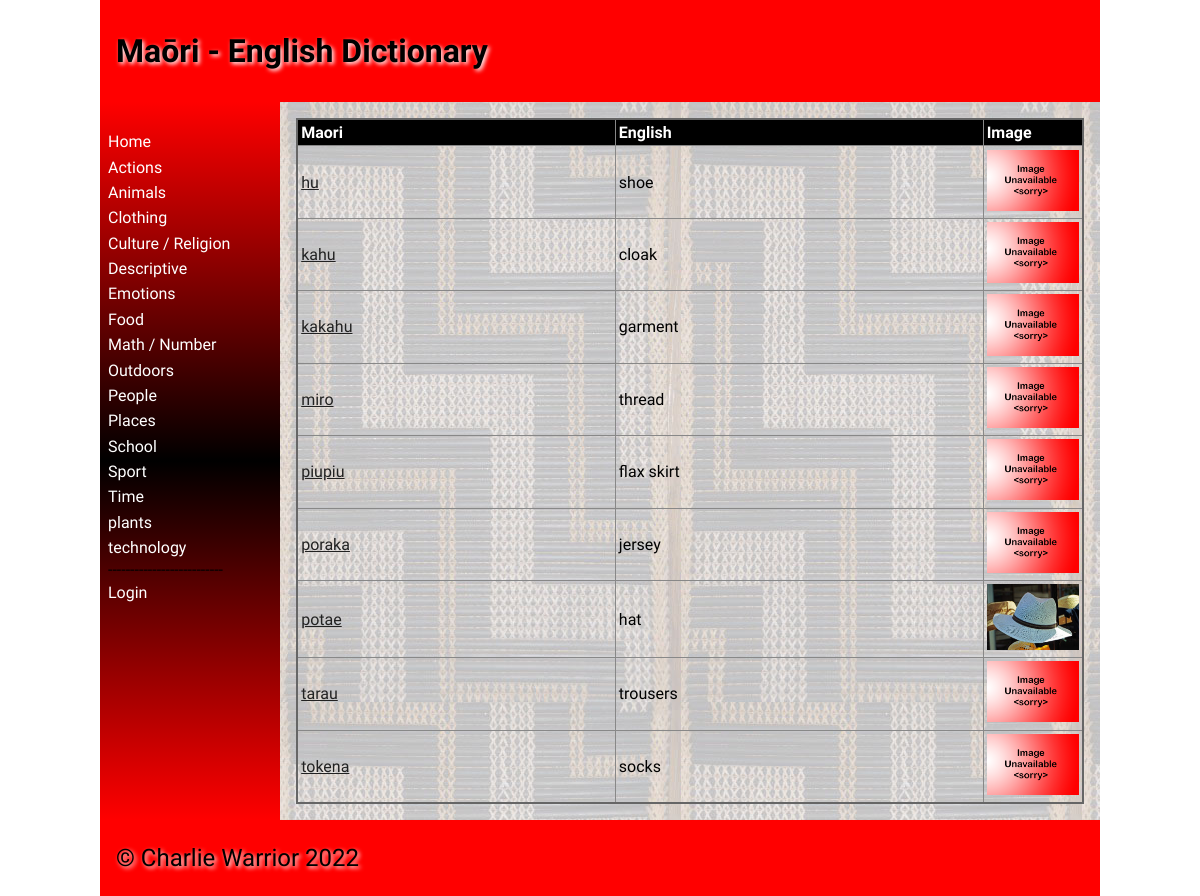
/category/3, run on an earlier commit of the app's database.
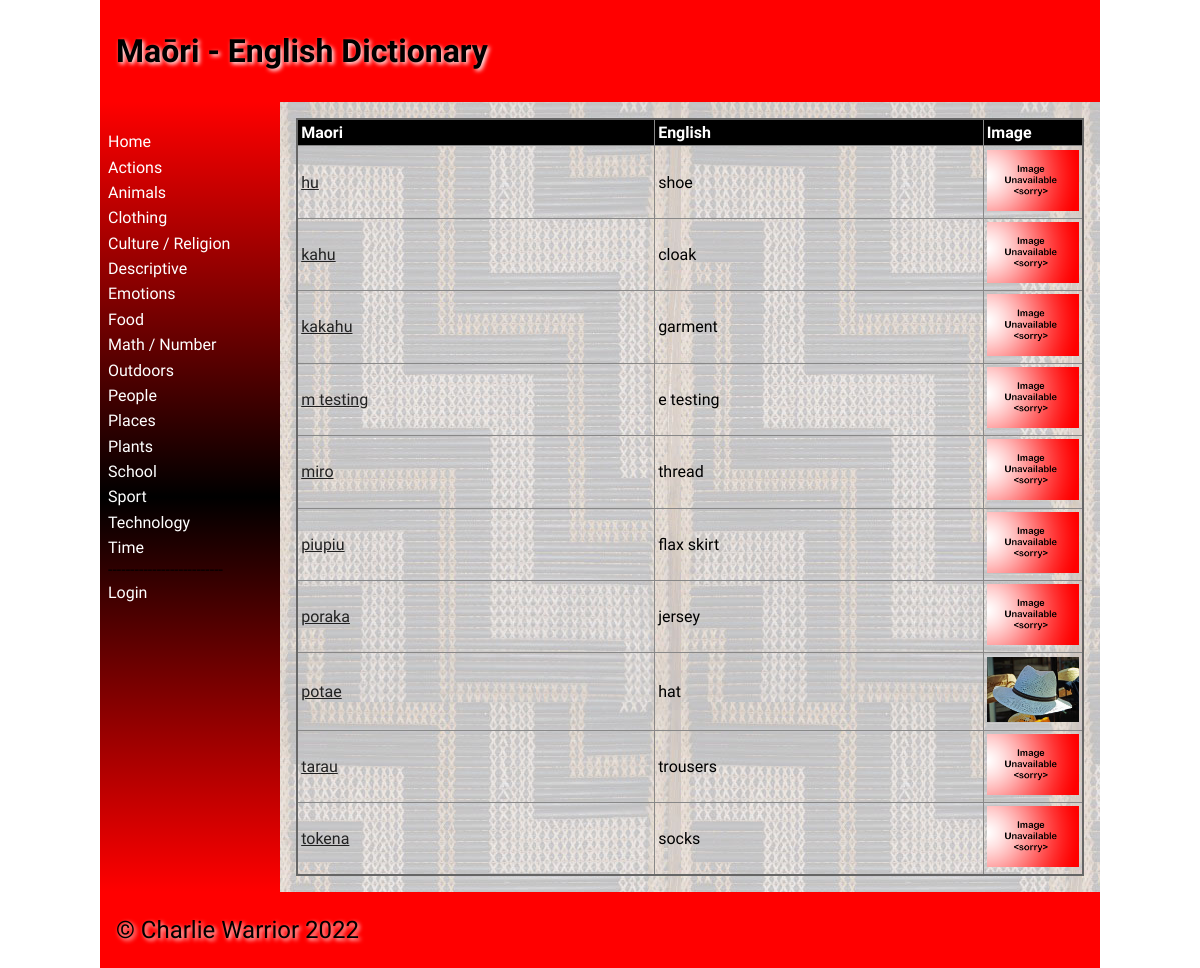
And on a later commit of the database.
### tables this page shows
CREATE TABLE categories
(
	id integer
		constraint categories_pk
			primary key autoincrement,
	name varchar(30)
);

CREATE TABLE "dictionary"
(
	id integer
		constraint dictionary_pk
			primary key autoincrement,
	maori_word varchar(30),
	definition varchar(50),
	level int,
	english_word varchar(30),
	image varchar(30),
	editor_id integer
		constraint dictionary_users_id_fk
			references users,
	editted varchar(30),
	cat_id integer
		references categories
			on update cascade on delete cascade
);

### app.py (the view)
@app.route('/category/<catID>')
def render_home1(catID):
    con = create_connection(DATABASE)
    query = "SELECT id, maori_word, english_word, image FROM dictionary WHERE cat_id=? ORDER BY maori_word ASC"
    cur = con.cursor()
    cur.execute(query, (catID, ))
    word_list = cur.fetchall()
    con.close()
    return render_template("category.html", logged_in=is_logged_in(), categories=get_categories(), words=word_list, teacher=is_teacher())

### app.py (called while the page is built)
def create_connection(db_file):
    try:
        connection = sqlite3.connect(db_file)
        return connection
    except Error as e:
        print(e)
    return None

def is_logged_in():
    if session.get("email") is None:
        print('Not Logged In')
        return False
    print('Logged In')
    return True

def is_teacher():
    if session.get("usertype") == "student":
        return False
    return True

def get_categories():
    con = create_connection(DATABASE)
    print(con)
    query = "SELECT id, name FROM categories ORDER BY name ASC"
    cur = con.cursor()
    cur.execute(query)
    category_list = cur.fetchall()
    con.close()
    return category_list

### templates/category.html (shortened to what this page needs)
{% extends 'base.html' %}
{% block heading %}Maōri - English Dictionary{% endblock %}
{% block main %}
<table>
    <tr>
        <th>Maori</th>
        <th>English</th>
        <th>Image</th>
    </tr>
    {% for word in words %}
    <tr>
        <td><a href="/word/{{ word[0] }}">{{ word[1] }}</a></td>
        <td>{{ word[2] }}</td>
        <td width="100"><img src="/static/images/{{ word[3] }}"></td>
    </tr>
    {% endfor %}
</table>
{% endblock %}

### templates/base.html (shortened to what this page needs)
<!doctype html>
<html lang="en">
<head>
    <link href="{{ url_for('static', filename='css/style.css') }}" rel="stylesheet">
</head>
<body>
<div id="container">
    <header>
        <h1>{% block heading %}{% endblock %}</h1>
    </header>
    <nav>
        <ul>
            <li><a href="\">Home</a></li>
            {% for category in categories %}
            <li><a href="/category/{{category[0]}}">{{category[1]}}</a></li>
            {% endfor %}
            {% if logged_in %}
            <li><a href="\logout">Logout</a></li>
            {% if teacher %}
            <li><a href="\addword">Add Word</a></li>
            {% endif %}
            {% else %}
            <li><a href="\login">Login</a></li>
        </ul>
        {% endif %}
    </nav>
    <main>
        {% block main%}{% endblock %}
    </main>
    <footer>
        <p>
            &copy; Charlie Warrior 2022
        </p>
    </footer>
</div>
</body>
</html>

### static/css/style.css (style rules this page uses)
* { font-family: Comfortaa, sans-serif; margin: 0; padding: 0; box-sizing: border-box; }
#container { display: grid; grid-template-columns: 75px auto; grid-template-areas: 'nav header' 'main main' 'footer footer'; }
header { grid-area: header; background-color: #f00; padding: 1rem; }
nav { grid-area: nav; }
main { grid-area: main; padding: 1rem; background-color: #edd; }
h1, h2, h3, h4 { padding: 1rem 0; font-family: 'Suez One', serif; color: #000; text-shadow: 2px 2px 4px #fff; }
p { padding: 0.5rem 0; }
a { color: #222; }
img { width: 100%; }
table { width: 100%; border: 2px solid #666; border-collapse: collapse; }
th, td { border: 1px solid #888; padding: 0.2rem; text-align: left; }
th { background-color: #000; color: #fff; }
footer { grid-area: footer; padding: 1rem; background-color: #f00; }
footer p { color: #000; text-shadow: 2px 2px 4px #fff; font-size: 1.5rem; }
@media only screen and (min-width: 768px) { #container { grid-template-columns: 180px auto; grid-template-areas: 'header header' 'nav main' 'footer footer'; } }
@media only screen and (min-width: 768px) { nav { background: linear-gradient(180deg, rgba(255,0,0,1) 0%, rgba(0, 0, 0, 1) 50%, rgba(255,0,0,1) 100%); padding: 0.5rem; } }
@media only screen and (min-width: 768px) { nav ul { list-style: none; } }
@media only screen and (min-width: 768px) { nav li { padding: 0.2rem 0; } }
@media only screen and (min-width: 768px) { nav a { color: #fff; text-decoration: none; } }
@media only screen and (min-width: 768px) { main { background-image: url('/poutama.jpg'); } }
@media only screen and (min-width: 1000px) { #container { width: 1000px; margin: auto; } }

What changed in the data, as far as the page shows it:
changed categories: name "plants" → "Plants"; moves up the list
changed categories: name "technology" → "Technology"; moves up the list
added dictionary: maori_word "m testing", english_word "e testing", image (placeholder picture)
